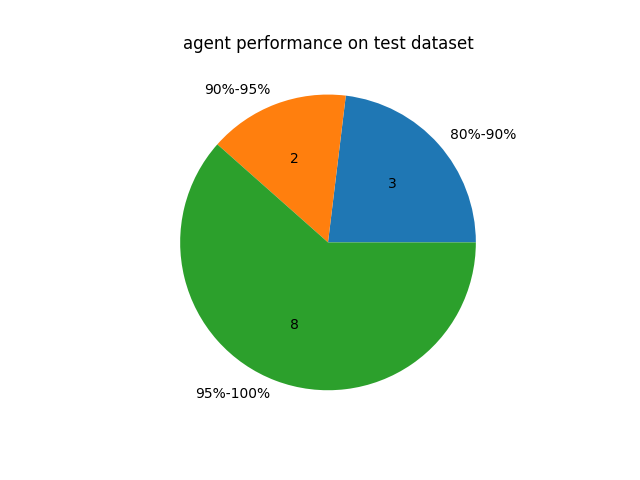

This figure's Python source:
import collections
from itertools import count

import matplotlib.pyplot as plt
import numpy as np
import pandas as pd

def func(pct, allvalues):
    absolute = int(pct / 100.*np.sum(allvalues))
    return "{:d} ".format(absolute)

a = [74119, 97466, 97891, 93300, 97523, 93839, 92578, 97412, 94556, 96771, 70932, 83624, 96547]

a = np.array(a)
b = np.sort(np.round(a/99247, 2))

freq = {}

freq[0.70] = len(b[np.logical_and(b>=0.7, b<0.9)])
freq[0.90] = len(b[np.logical_and(b>=0.9, b<0.95)])
freq[0.95] = len(b[np.logical_and(b>=0.95, b<=1)])
print(freq)

data = [freq[0.70], freq[0.90], freq[0.95]]

plt.pie(data, labels=['80%-90%', '90%-95%', '95%-100%'], autopct=lambda pct: func(pct, data), textprops=dict(color="black"))
# fig, ax = plt.subplots(figsize=(6, 3), subplot_kw=dict(aspect="equal"))
# ax.pie(data, autopct=lambda pct: func(pct, data),
#                                   textprops=dict(color="w"),labels=['80%-90%', '90%-95%', '95%-100%'])
plt.title('agent performance on test dataset')
plt.savefig('percentile.png')

